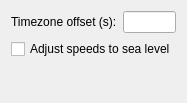
<?xml version="1.0" encoding="UTF-8"?>
<ui version="4.0">
 <class>MiscellaneousForm</class>
 <widget class="QWidget" name="MiscellaneousForm">
  <property name="geometry">
   <rect>
    <x>0</x>
    <y>0</y>
    <width>152</width>
    <height>103</height>
   </rect>
  </property>
  <property name="windowTitle">
   <string>Form</string>
  </property>
  <layout class="QVBoxLayout" name="verticalLayout">
   <item>
    <layout class="QGridLayout" name="gridLayout">
     <item row="0" column="0">
      <widget class="QLabel" name="label_3">
       <property name="text">
        <string>Timezone offset (s):</string>
       </property>
      </widget>
     </item>
     <item row="0" column="1">
      <widget class="QLineEdit" name="timezoneEdit"/>
     </item>
    </layout>
   </item>
   <item>
    <widget class="QCheckBox" name="adjustedCheckBox">
     <property name="text">
      <string>Adjust speeds to sea level</string>
     </property>
    </widget>
   </item>
   <item>
    <spacer name="verticalSpacer">
     <property name="orientation">
      <enum>Qt::Vertical</enum>
     </property>
     <property name="sizeHint" stdset="0">
      <size>
       <width>20</width>
       <height>40</height>
      </size>
     </property>
    </spacer>
   </item>
  </layout>
 </widget>
 <resources/>
 <connections/>
</ui>
